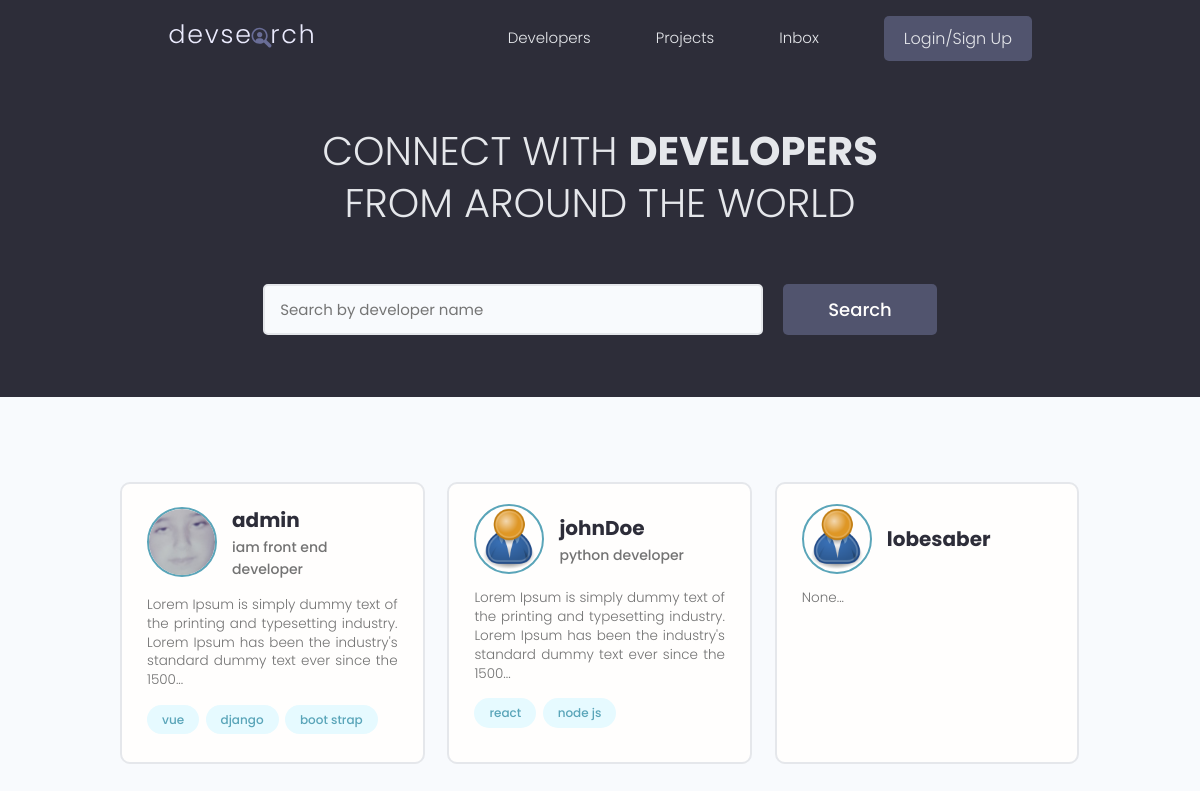
The page / on the database its author committed.
### users/models.py (models this page shows)
class Profile(models.Model):
    id = models.UUIDField(default=uuid.uuid4, unique=True,
                            primary_key=True, editable=False)
    user = models.OneToOneField(
        User, null=True, blank=True, on_delete=models.CASCADE)
    name = models.CharField(max_length=200, null=True, blank=True)
    user_name = models.CharField(max_length=200, null=True, blank=True)
    email = models.EmailField(null=True, blank=True)
    headline = models.CharField(max_length=800, null=True, blank=True)
    bio = models.TextField(null=True, blank=True)
    location = models.CharField(max_length=200, null=True, blank=True)
    profile_image = models.ImageField(
        null=True, blank=True, upload_to="profiles/", default="profiles/user-default.png")
    social_github = models.URLField(max_length=200, null=True, blank=True)
    social_twitter = models.URLField(max_length=200, null=True, blank=True)
    social_linkedin = models.URLField(max_length=200, null=True, blank=True)
    social_youtube = models.URLField(max_length=200, null=True, blank=True)
    social_website = models.URLField(max_length=200, null=True, blank=True)
    created = models.DateTimeField(auto_now_add=True)
    def __str__(self):
        return str(self.user.username)

class Skill(models.Model):
    id = models.UUIDField(default=uuid.uuid4, unique=True,
                            primary_key=True, editable=False)
    owner = models.ForeignKey(Profile, on_delete=models.CASCADE)
    name = models.CharField(max_length=200, null=True, blank=True)
    description = models.TextField(null=True, blank=True)
    created = models.DateTimeField(auto_now_add=True)
    def __str__(self):
        return self.name

### users/views.py (the view)
# urls.py: path('', views.profiles, name="profiles"),
def profiles(request):
    profiles = Profile.objects.all()
    context = {"profiles": profiles}
    return render(request, "users/profiles.html", context)

### users/templates/users/profiles.html (shortened to what this page needs)
{% extends 'main.html' %} {% block content %}
<main class="home">
    <section class="hero-section text-center">
        <div class="container container--narrow">
            <div class="hero-section__box">
                <h2>CONNECT WITH <span>DEVELOPERS</span></h2>
                <h2>FROM AROUND THE WORLD</h2>
            </div>
            <div class="hero-section__search">
                <form class="form" action="#" method="get">
                    <div class="form__field">
                        <input class="input input--text" id="formInput#search" type="text" name="text"
                            placeholder="Search by developer name" />
                    </div>
                    <input class="btn btn--sub btn--lg" type="submit" value="Search" />
                </form>
            </div>
        </div>
    </section>
    <section class="devlist">
        <div class="container">
            <div class="grid grid--three">
                {% for profile in profiles %}
                <div class="column card">
                    <div class="dev">
                        <a href="{% url 'user-profile' profile.id %}" class="card__body">
                            <div class="dev__profile">
                                <img class="avatar avatar--md" src="{{profile.profile_image.url}}"
                                    alt="image" />
                                <div class="dev__meta">
                                    <h3>{{profile}}</h3>
                                    <h5>{{profile.headline|default:""|slice:"60"}}</h5>
                                </div>
                            </div>
                            <p class="dev__info">{{profile.bio|slice:"150"}}...</p>
                            <div class="dev__skills">
                                {% for skill in profile.skill_set.all|slice:"3" %}
                                <span class="tag tag--pill tag--main">
                                    <small>{{skill}}</small>
                                </span>
                                {% endfor %}
                            </div>
                        </a>
                    </div>
                </div>
                {% endfor %}
            </div>
        </div>
    </section>
</main>
{% endblock content %}

### static/styles/app.css (style rules this page uses)
:root { --color-sub: #2d2d39; }
.btn--sub { background-color: var(--color-sub-light); }
.card { border: 2px solid var(--color-light); }
img { width: 100%; }
.hero-section { height: 40vh; display: flex; align-items: center; background-color: var(--color-sub); }
.hero-section__box { margin-bottom: 4rem; }
.hero-section__box > h2, .hero-section__box > h2 > span { font-size: 4rem; color: var(--color-light); line-height: 1.3; text-transform: uppercase; }
.hero-section__box > h2 { font-weight: 300; }
.hero-section__box > h2 > span { font-weight: 700; }
.hero-section__search > .form { display: flex; align-items: center; justify-content: center; gap: 2rem; }
.hero-section__search > .form input.input--text { width: 50rem; }
.devlist { margin-top: 8rem; }
.devlist .grid { align-items: stretch; }
.devlist .dev .dev__profile { display: flex; align-items: center; gap: 1.5rem; }
.devlist .dev .dev__meta h3 { color: var(--color-sub); font-size: 2rem; font-weight: 700; }
.devlist .dev .dev__meta h5 { color: var(--color-text); font-size: 1.4rem; font-weight: 500; }
.devlist .dev .dev__info { margin: 1.5rem 0; font-size: 1.35rem; line-height: 1.4; text-align: justify; }

### static/uikit/styles/modules/_variables.css (style rules this page uses)
:root { --color-main: #5aa5b9; --color-main-light: #e6faff; --color-sub: #3f4156; --color-sub-light: #51546e; --color-sub-lighter: #ededfd; --color-text: #737373; --color-gray: #8b8b8b; --color-light: #e5e7eb; --color-light-gray: #767676; --color-bg: #f8fafd; --color-white: #fffefd; --color-white-light: #f3f3f3; --color-success: #359e64; --color-success-bg: #def8e8; --color-error: #fc4b0b; --color-error-bg: #fff2ee; --font-base: 'Poppins', arial, helvetica, 'Segoe UI', roboto, ubuntu, sans-serif; --font-monospace: 'Fira Code', 'Courier New', courier, monospace; --font-regular: 300; --font-medium: 500; --font-bold: 700; --generic-shadow: 1px 1px 5px #00000010; --generic-transition: all 0.3s ease-in-out; }

### static/uikit/styles/modules/_base.css (style rules this page uses)
* { margin: 0; padding: 0; box-sizing: border-box; text-rendering: optimizeLegibility; color: inherit; font-size: inherit; }
html { font-size: 50%; }
@media only screen and (min-width: 480px) { html { font-size: 56.25%; } }
@media only screen and (min-width: 1200px) { html { font-size: 62.5%; } }
body { line-height: 1.6; font-weight: 400; font-size: 1.5rem; color: var(--color-text); background-color: var(--color-bg); min-height: 100vh; }

### static/uikit/styles/modules/_typography.css (style rules this page uses)
* { font-family: var(--font-base); }
h2 { font-size: 3.6rem; font-weight: var(--font-bold); }
h3 { font-size: 3.2rem; font-weight: var(--font-medium); }
h5 { font-size: 2.4rem; font-weight: var(--font-medium); }
h5, h6 { font-weight: var(--font-regular); }
p, span, strong { font-size: 1.6rem; color: var(--color-text); font-weight: var(--font-regular); }
a { padding-bottom: 2px; text-decoration: none; display: inline-block; color: var(--color-main); font-weight: var(--font-medium); }

### static/uikit/styles/modules/_utilities.css (style rules this page uses)
.container { width: 92%; max-width: 165rem; margin: 0 auto; box-sizing: border-box; }
.container--narrow { width: 92%; max-width: 120rem; }
@media screen and (min-width: 1000px) { .container { width: 90%; } }
@media screen and (min-width: 1000px) { .container--narrow { width: 85%; } }
@media screen and (min-width: 1200px) { .container { width: 80%; } }
@media screen and (min-width: 1200px) { .container--narrow { width: 72%; } }
.text-center { text-align: center; }

### static/uikit/styles/modules/_avatar.css (style rules this page uses)
.avatar { border-radius: 50%; border: 2px solid var(--color-main); object-fit: cover; }
.avatar--md { height: 7rem; width: 7rem; }

### static/uikit/styles/modules/_button.css (style rules this page uses)
.btn { display: inline-block; position: relative; cursor: pointer; background-color: var(--color-light); font-weight: var(--font-medium); color: var(--color-sub); text-decoration: none; padding: 1rem 2rem; border-radius: 0.5rem; border: none; width: -webkit-fit-content; width: -moz-fit-content; width: fit-content; height: -webkit-fit-content; height: -moz-fit-content; height: fit-content; font-size: 1.6rem; outline-width: 0; outline-color: transparent; -webkit-backface-visibility: hidden; backface-visibility: hidden; transition: all 0.3s ease-in-out; }
.btn--sub { background-color: var(--color-sub); color: var(--color-white); }
.btn--lg { font-size: 1.8rem; padding: 1.2rem 4.5rem; }

### static/uikit/styles/modules/_card.css (style rules this page uses)
.card { border-radius: 1rem; background-color: var(--color-white); border: 1.5px solid var(--color-light); width: auto; height: auto; margin-top: 0.5rem; margin-bottom: 0.5rem; overflow: hidden; }
.card__body, .card__header { padding: 2rem 2.5rem; }

### rows shown on the page
Profile: profile_image (picture), user.username "admin", headline "iam front end developer", bio "Lorem Ipsum is simply dummy text of the printing and typesetting industry. Lorem Ipsum has been the industry's standard dummy text ever since the 1500"
Skill: name "vue"
Skill: name "django"
Skill: name "boot strap"
Profile: profile_image (placeholder picture), user.username "johnDoe", headline "python developer", bio "Lorem Ipsum is simply dummy text of the printing and typesetting industry. Lorem Ipsum has been the industry's standard dummy text ever since the 1500"
Skill: name "react"
Skill: name "node js"
Profile: profile_image (placeholder picture), user.username "lobesaber", bio "None"
